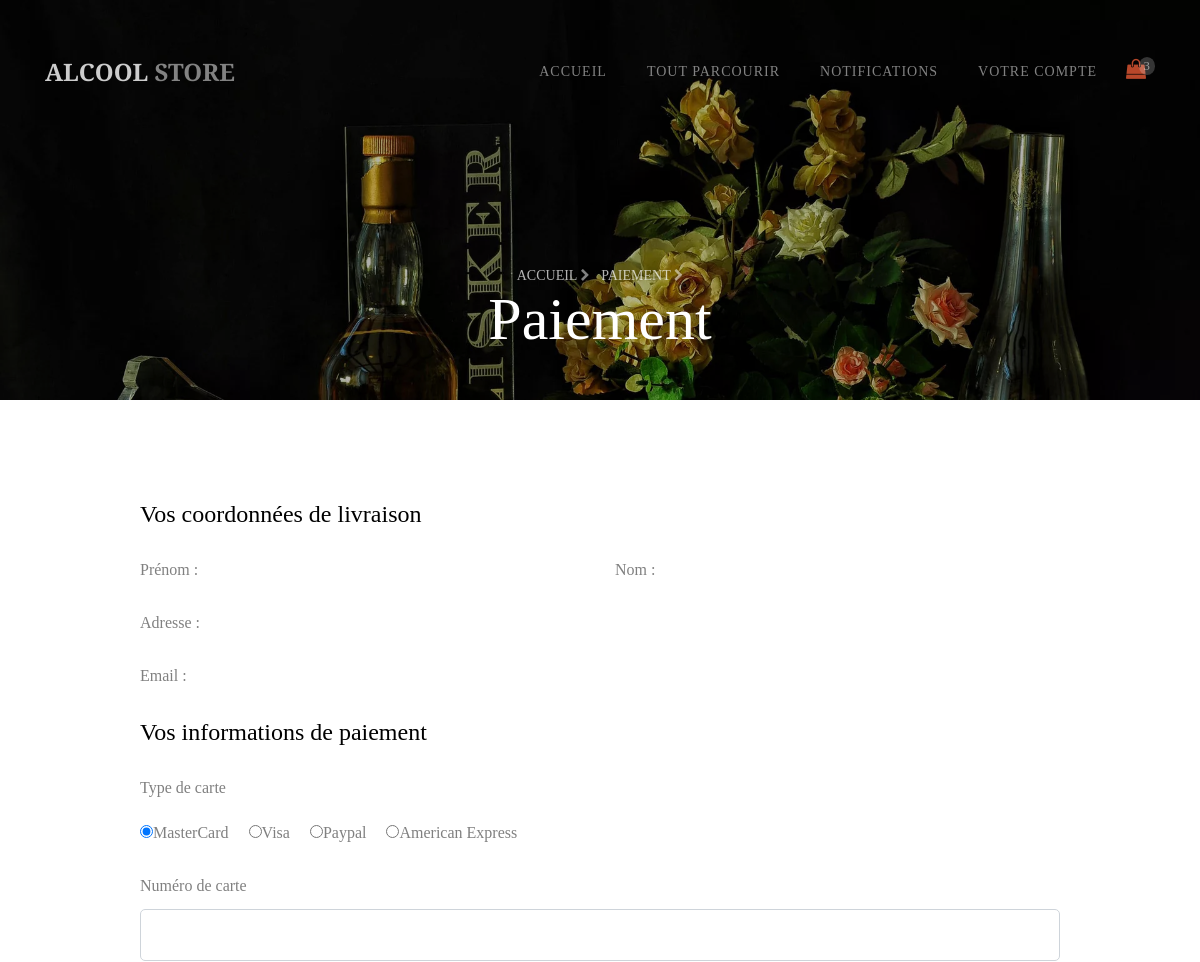
Page /checkout.php (upper part) on the earlier database version.
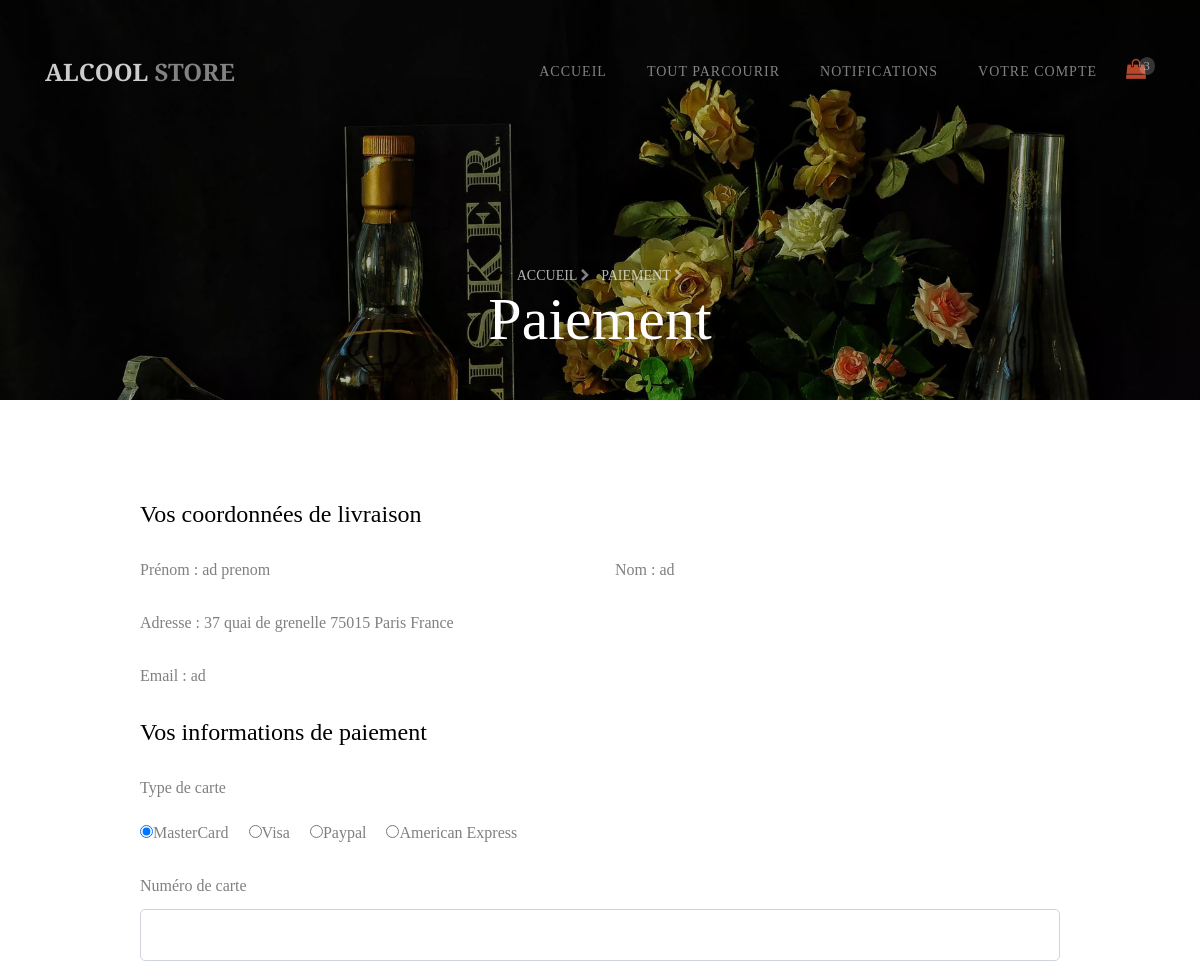
Same page on the later database version.
### tables this page shows
CREATE TABLE IF NOT EXISTS `acheteur` (
  `idAcheteur` int(11) NOT NULL AUTO_INCREMENT,
  `idPanier` int(11) DEFAULT NULL,
  `nomAcheteur` varchar(255) NOT NULL,
  `prenomAcheteur` varchar(255) NOT NULL,
  `adresseAcheteur` varchar(255) NOT NULL,
  `emailAcheteur` varchar(255) NOT NULL,
  `connexion` tinyint(1) DEFAULT NULL,
  `CritPrixInferieur` int(200) DEFAULT NULL,
  `CritPrixSuperieur` int(200) DEFAULT NULL,
  `typeAchat` enum('immediat','transaction','meilleurOffre') DEFAULT NULL,
  `rarete` enum('hautDeGamme','rare','regulier') DEFAULT NULL,
  `categorie` varchar(255) DEFAULT NULL,
  PRIMARY KEY (`idAcheteur`),
  KEY `idPanier` (`idPanier`)
);

### checkout.php (the view, shortened to what the changed rows need)
<!DOCTYPE html>
<html lang="fr">
<head>
    <link rel="stylesheet" href="https://stackpath.bootstrapcdn.com/font-awesome/4.7.0/css/font-awesome.min.css">
    <link rel="stylesheet"
        href="https://cdnjs.cloudflare.com/ajax/libs/bootstrap-select/1.13.1/css/bootstrap-select.min.css">
    <link rel="stylesheet" href="style.css" />
</head>
<body>
<?php
	$prenomAcheteur = "";
	$nomAcheteur = "";
	$adresse1 = "";
    $emailAcheteur = "";
    $database = "paris shopping";
    $db_handle = mysqli_connect('localhost', 'root', '');
    $db_found = mysqli_select_db($db_handle, $database);
		if ($db_found)
     		{
            $sql = "SELECT * FROM acheteur WHERE connexion like '1'";
			$result = mysqli_query($db_handle, $sql);
            $data = mysqli_fetch_assoc($result);
            $prenomAcheteur = $data['prenomAcheteur'];
            $nomAcheteur = $data['nomAcheteur'];
            $adresse1 = $data['adresseAcheteur'];
            $emailAcheteur = $data['emailAcheteur'];
        }
?>
    <section class="hero-wrap hero-wrap-2" style="background-image:url(images/bg_2.webp)"
        data-stellar-background-ratio="0.5">
        <div class="container">
            <div class="row no-gutters slider-text align-items-end justify-content-center">
                <div class="col-md-9 ftco-animate mb-5 text-center">
                    <h2 class="mb-0 bread">Paiement</h2>
                </div>
            </div>
        </div>
    </section>
    <section class="ftco-section">
        <div class="container">
            <div class="row justify-content-center">
                <div class="col-xl-10 ftco-animate">
                    <form method="post" action="checkout.php">
                        <div class="row align-items-end">
                            <div class="col-md-6">
                                <div class="form-group">
                                    <label for="firstname">Prénom : <span><?= $prenomAcheteur ?></span></label>
                                </div>
                            </div>
                            <div class="col-md-6">
                                <div class="form-group">
                                    <label for="lastname">Nom : <span><?= $nomAcheteur ?></span></label>
                                </div>
                            </div>
                            <div class="col-md-12">
                                <div class="form-group">
                                    <label for="adresse">Adresse : <span><?= $adresse1 ?></span></label>
                                </div>
                            </div>
                            <div class="col-md-12">
                                <div class="form-group">
                                    <label for="email">Email : <span><?= $emailAcheteur ?></span></label>
                                </div>
                            </div>
                        </div>
                  </form>
                </div>
            </div>
        </div>
    </section>
</body>
</html>

Differences in the rows shown:
added acheteur: prenomAcheteur "ad prenom", nomAcheteur "ad", adresseAcheteur "37 quai de grenelle 75015 Paris France", emailAcheteur "ad"
